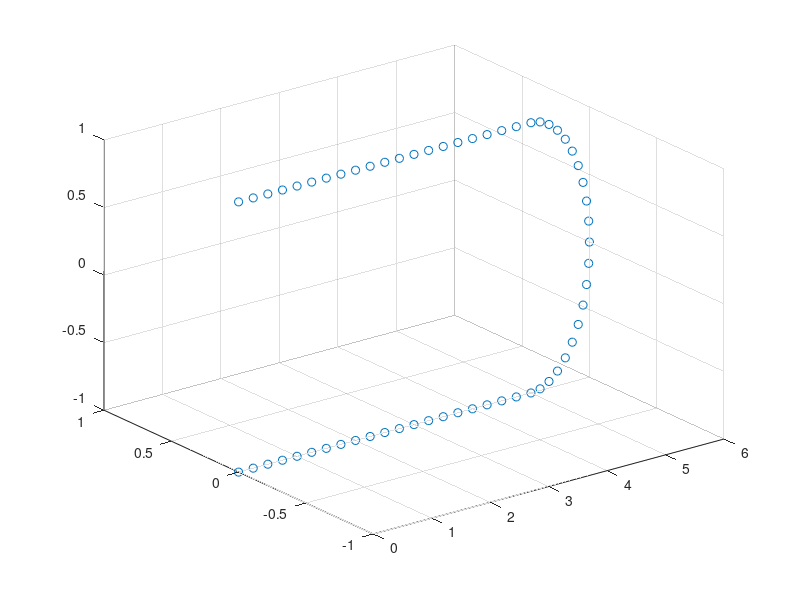

Here is the MATLAB script that generated this plot: (Note: this script raises an error after producing the figure.)
%%
n = 20;
len = 5
N = 20;
%
i = (0:n)';
theta = pi*(i*1./n-0.5);
VL1 = [cos(theta)+len, zeros(n+1,1), sin(theta)];
%
VL0 = [len*(0:1:N-1)'/N, zeros(N,1),-ones(N,1)];
VL2 = [len*(N-1:-1:0)'/N, zeros(N,1), ones(N,1)];
%
VL = [VL0;VL1;VL2];
%
%scatter(VL(:,1),VL(:,3));
scatter3(VL(:,1),VL(:,2),VL(:,3));

%%
[V,F] = donut_mesh(VL,120,0);
%%
trimesh(F,V(:,1),V(:,2),V(:,3));
%%
writeOBJ('disk.obj',V,F);